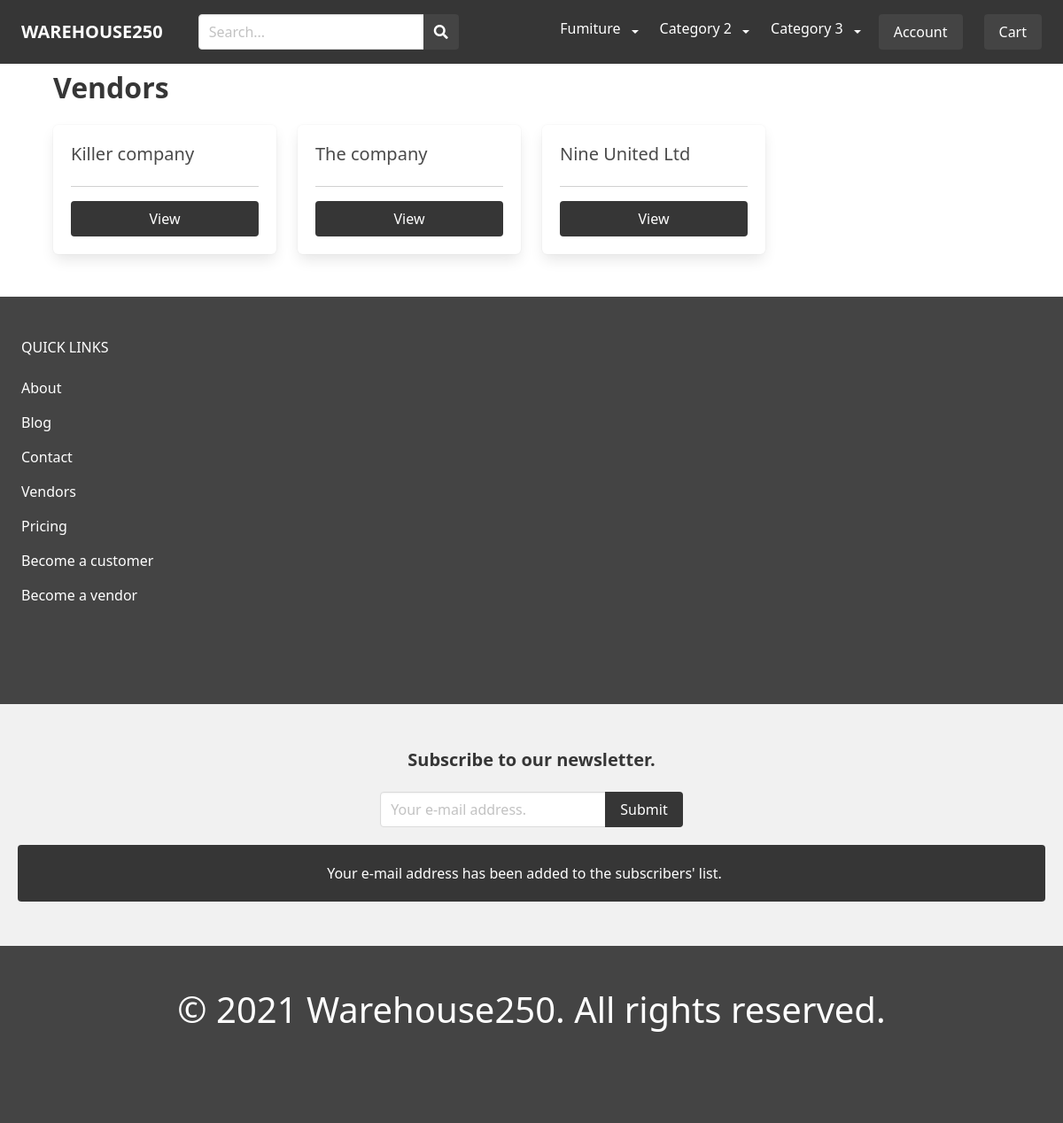
Page /vendor/ on the earlier database version.
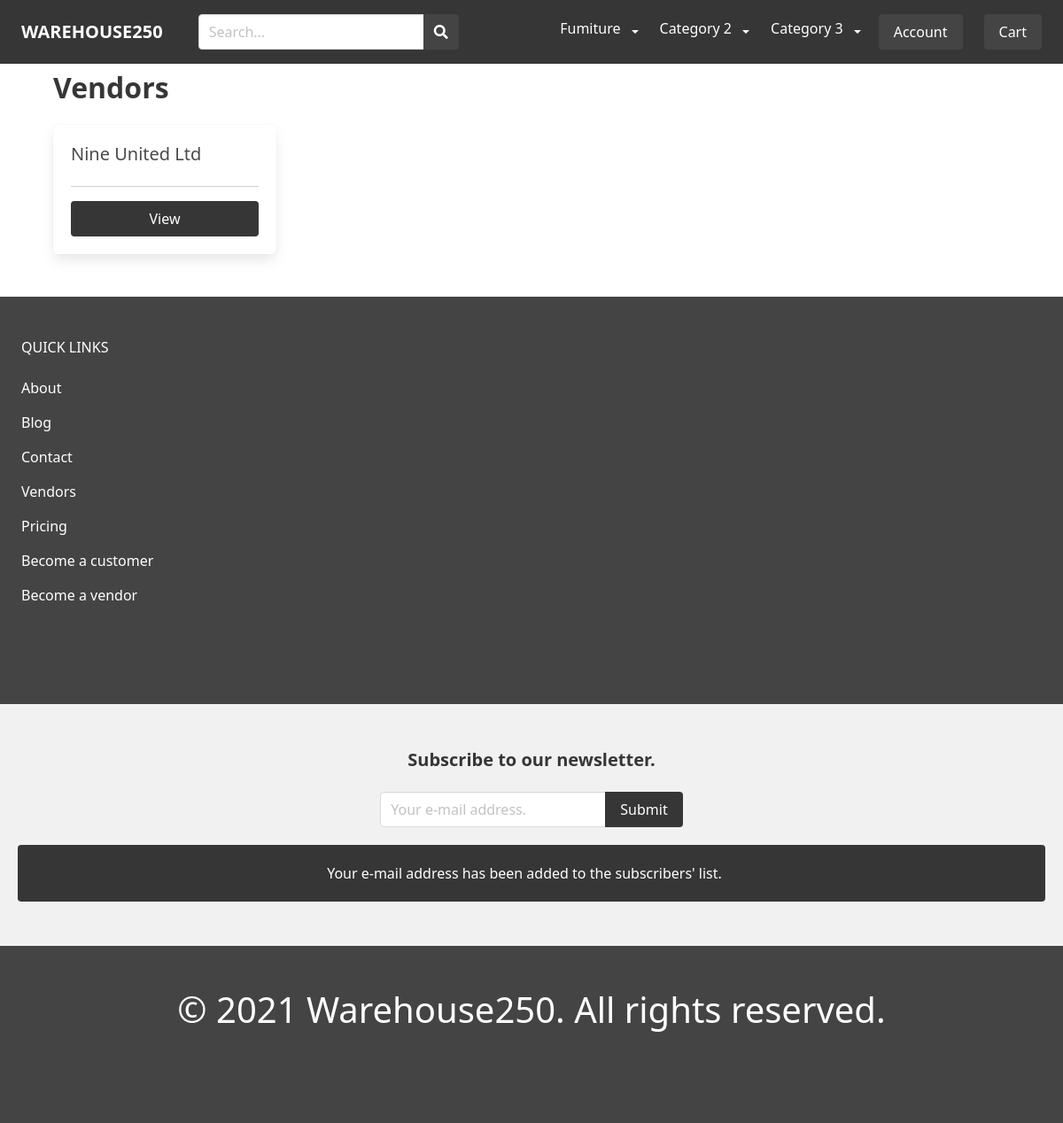
Same page on the later database version.
### apps/product/models.py (models this page shows, shortened)
class Category(models.Model):
    title = models.CharField(max_length=255)
    slug = models.SlugField(max_length=255)
    ordering = models.IntegerField(default=0)
    is_featured = models.BooleanField(default=False)
    class Meta:
        ordering = ['ordering']
        verbose_name_plural = 'Categories'
    def __str__(self):
        return self.title

### apps/vendor/models.py (models this page shows, shortened)
class Vendor(models.Model):
    email = models.EmailField(max_length=150)
    company_name = models.CharField(max_length=255)
    company_code = models.CharField(max_length=255)
    address = models.CharField(max_length=255)
    phone = models.CharField(max_length=10)
    created_at = models.DateTimeField(auto_now_add=True)
    enabled = models.BooleanField(default=True)
    user = models.OneToOneField(User, on_delete=models.CASCADE)

### apps/vendor/views.py (the view)
# urls.py: path('', views.vendors, name='vendors'),
def vendors(request):
    vendors = Vendor.objects.filter(enabled=True)
    return render(request, 'vendor/vendors.html', {'vendors': vendors})

### apps/cart/cart.py (called while the page is built)
    def __len__(self):
        sum_quantity = 0
        for item in self.cart.values():
            if 'quantity' in item:
                sum_quantity += item['quantity']
        return sum_quantity

### apps/cart/context_processors.py (called while the page is built)
def cart(request):
    return {'cart': Cart(request)}

### apps/product/models.py (called while the page is built)
    def __str__(self):
        return self.title

    def __str__(self):
        return self.title

### apps/vendor/templates/vendor/vendors.html (shortened to what this page needs)
{% extends 'core/base.html' %}
{% block content %}
    <h1 class="title">Vendors</h1>
    <div class="columns is-multiline">
        {% for vendor in vendors %}
            <div class="column is-3">
                <div class="box">
                    <h2 class="subtitle">{{ vendor.company_name }}</h2>
                    <hr>
                    <a href="{% url 'vendor' vendor.id %}" class="button is-dark is-fullwidth">View</a>
                </div>
            </div>
        {% endfor %}
    </div>
{% endblock %}

### apps/core/templates/core/base.html (shortened to what the changed rows need)
{% load static %}
<!DOCTYPE html>
<html>
    <head>
        <link rel="stylesheet" href="https://cdn.jsdelivr.net/npm/bulma@0.9.1/css/bulma.min.css">
        <link rel="stylesheet" href="https://cdnjs.cloudflare.com/ajax/libs/font-awesome/5.15.3/css/all.min.css">
        <link rel="stylesheet" href="{% static 'styles/main.css' %}">
        <link href="https://cdn.jsdelivr.net/npm/bootstrap@5.0.0-beta2/dist/css/bootstrap.min.css" rel="stylesheet">
    </head>
    <body>
        <nav class="navbar navbar-expand-lg is-dark is-fixed-top">
            <div class="container-fluid">
             <div class="collapse navbar-collapse" id="main_nav">
               <ul class="navbar-nav">
                {% for category in menu_categories %}
                    {% if category.has_children %}
                        <li class="nav-item dropdown">
                            <a class="dropdown-item main-item" href="{% url 'category' category.slug %}" >
                                {{ category.title }}
                            </a>
                            <a class="nav-link dropdown-toggle" href="#" data-bs-toggle="dropdown"> </a>
                        </li>
                    {% else %}
                        <li class="nav-item"><a class="nav-link" href="{% url 'category' category.slug %}"> {{ category.title }} </a></li>
                    {% endif %}
                {% endfor %}
               </ul>
             </div>
            </div>
           </nav>
        <section class="section">
            <div class="container">
            {% block content %}
            {% endblock  %}
            </div>
        </section>
        {% include 'parts/newsletter.html' %}
        <footer class="footer">
            <h1 class="has-text-centered"> © 2021 Warehouse250. All rights reserved.</h1>
        </footer>
    </body>
</html>

Differences in the rows shown:
no longer on this page (row edited): Vendor: company_name "Killer company"
no longer on this page (row edited): Vendor: company_name "The company"
